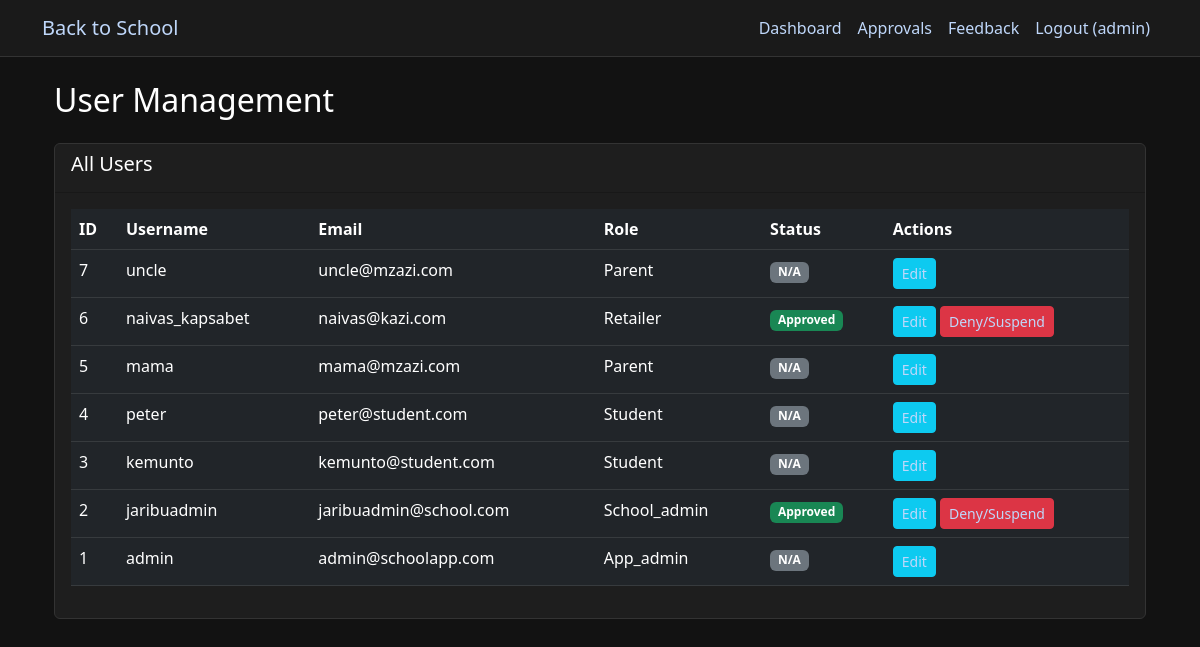
The app's page /admin/users (signed in) with its own data.
### app.py (models this page shows, shortened)
class User(db.Model):
    id = db.Column(db.Integer, primary_key=True)
    username = db.Column(db.String(80), unique=True, nullable=False)
    email = db.Column(db.String(120), unique=True, nullable=False)
    password_hash = db.Column(db.String(128))
    role = db.Column(db.String(20))  # app_admin, parent, student, school_admin, retailer, donor
    is_approved = db.Column(db.Boolean, default=False)
    created_at = db.Column(db.DateTime, default=datetime.utcnow)
    school_id = db.Column(db.Integer, db.ForeignKey('school.id'))
    school = db.relationship('School', backref='users')
    children = db.relationship(
        'User',
        secondary=parent_student_association,
        primaryjoin=(parent_student_association.c.parent_id == id),
        secondaryjoin=(parent_student_association.c.student_id == id),
        backref=db.backref('parents'),
        lazy='dynamic'
    )

### app.py (the view)
@app.route('/admin/users')
@role_required(['app_admin'])
def admin_users():
    users = User.query.order_by(User.created_at.desc()).all()
    return render_template('admin/users.html', users=users)

### app.py (called while the page is built)
def role_required(roles):
    def decorator(f):
        @wraps(f)
        def decorated_function(*args, **kwargs):
            if 'user_id' not in session:
                flash('Please log in to access this page', 'error')
                return redirect(url_for('login'))
            if session['role'] not in roles:
                flash('You do not have permission to access this page', 'error')
                return redirect(url_for('dashboard'))
            return f(*args, **kwargs)
        return decorated_function
    return decorator

@app.before_request
def load_logged_in_user():
    user_id = session.get('user_id')
    if user_id is None:
        g.user = None
    else:
        g.user = db.session.get(User, user_id)

@app.context_processor
def inject_user():
    return dict(current_user=g.user)

@app.context_processor
def inject_cart_item_count():
    if 'user_id' not in session or session.get('role') not in ['parent', 'student']:
        return {'cart_item_count': 0}
    cart = Cart.query.filter_by(user_id=session['user_id']).first()
    if not cart:
        return {'cart_item_count': 0}
    count = db.session.query(db.func.sum(CartItem.quantity)).filter_by(cart_id=cart.id).scalar() or 0
    return {'cart_item_count': count}

### templates/admin/users.html
{% extends "base.html" %}
{% block content %}
<div class="container">
    <h2 class="mb-4">User Management</h2>
    <div class="card mb-4">
        <div class="card-header">
            <h5>All Users</h5>
        </div>
        <div class="card-body">
            <div class="table-responsive">
                <table class="table table-dark">
                    <thead>
                        <tr>
                            <th>ID</th>
                            <th>Username</th>
                            <th>Email</th>
                            <th>Role</th>
                            <th>Status</th>
                            <th>Actions</th>
                        </tr>
                    </thead>
                    <tbody>
                        {% for user in users %}
                        <tr>
                            <td>{{ user.id }}</td>
                            <td>{{ user.username }}</td>
                            <td>{{ user.email }}</td>
                            <td>{{ user.role|capitalize }}</td>
                            <td>
                                {% if user.role in ['retailer', 'school_admin'] %}
                                    <span class="badge bg-{{ 'success' if user.is_approved else 'warning' }}">
                                        {{ 'Approved' if user.is_approved else 'Pending' }}
                                    </span>
                                {% else %}
                                    <span class="badge bg-secondary">N/A</span>
                                {% endif %}
                            </td>
                            <td>
                                <a href="{{ url_for('admin_edit_user', user_id=user.id) }}" class="btn btn-sm btn-info">Edit</a>
                                {% if user.role in ['retailer', 'school_admin'] %}
                                    <a href="{{ url_for('set_user_status', user_id=user.id, status='approve' if not user.is_approved else 'deny') }}"
                                       class="btn btn-sm {{ 'btn-success' if not user.is_approved else 'btn-danger' }}">
                                       {{ 'Approve' if not user.is_approved else 'Deny/Suspend' }}
                                    </a>
                                {% endif %}
                            </td>
                        </tr>
                        {% endfor %}
                    </tbody>
                </table>
            </div>
        </div>
    </div>
</div>
{% endblock %}

### templates/base.html (shortened to what this page needs)
<!DOCTYPE html>
<html lang="en">
<head>
    <link href="https://cdn.jsdelivr.net/npm/bootstrap@5.3.0/dist/css/bootstrap.min.css" rel="stylesheet">
</head>
<body>
<nav class="navbar navbar-expand-lg navbar-dark">
    <div class="container">
        <a class="navbar-brand" href="{{ url_for('home') }}">Back to School</a>
        <div class="collapse navbar-collapse" id="navbarNav">
            <ul class="navbar-nav ms-auto">
                {% if 'user_id' in session %}
                    <li class="nav-item">
                        <a class="nav-link" href="{{ url_for('dashboard') }}">Dashboard</a>
                    </li>
                    {% if session['role'] == 'app_admin' %}
                        <li class="nav-item">
                            <a class="nav-link" href="{{ url_for('approvals') }}">Approvals</a>
                        </li>
                        <li class="nav-item"><a class="nav-link" href="{{ url_for('admin_complaints') }}">Feedback</a></li>
                    {% endif %}
                    <li class="nav-item">
                        {% if current_user %}
                        <a class="nav-link" href="{{ url_for('logout') }}">Logout ({{ current_user.username }})</a>
                        {% else %}
                        <a class="nav-link" href="{{ url_for('logout') }}">Logout</a>
                        {% endif %}
                    </li>
                {% endif %}
            </ul>
        </div>
    </div>
</nav>
    <div class="container mt-4">
        {% block content %}{% endblock %}
    </div>
</body>
</html>

### templates/base.html (style rules this page uses)
body { background-color: #121212; color: #ffffff; }
h1, h2, h3, h4, h5, h6, span, p { color: #ffffff !important; }
a { color:rgb(191, 215, 250) !important; }
.navbar { background-color: #1a1a1a !important; border-bottom: 1px solid #333; }
.card { background-color: #1e1e1e; border: 1px solid #333; }
.table { color: #ffffff; }
.table-dark { background-color: #1e1e1e; }

### records on screen
User: username "admin", id "1", email "admin@schoolapp.com", role "App_admin", shows "N/A"
User: id "7", username "uncle", email "uncle@mzazi.com", role "Parent", shows "N/A"
User: id "6", username "naivas_kapsabet", email "naivas@kazi.com", role "Retailer", is_approved "Approved", is_approved "Deny/Suspend"
User: id "5", username "mama", email "mama@mzazi.com", role "Parent", shows "N/A"
User: id "4", username "peter", email "peter@student.com", role "Student", shows "N/A"
User: id "3", username "kemunto", email "kemunto@student.com", role "Student", shows "N/A"
User: id "2", username "jaribuadmin", email "jaribuadmin@school.com", role "School_admin", is_approved "Approved", is_approved "Deny/Suspend"
